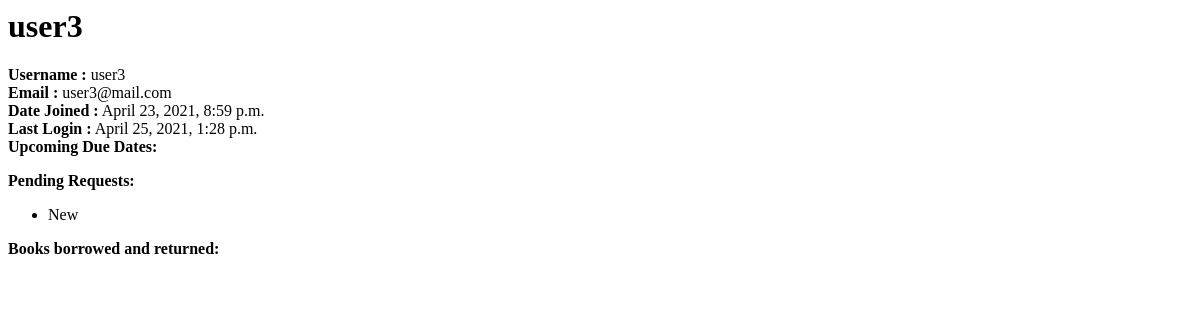
The app's page /profile/ (signed in), older data.
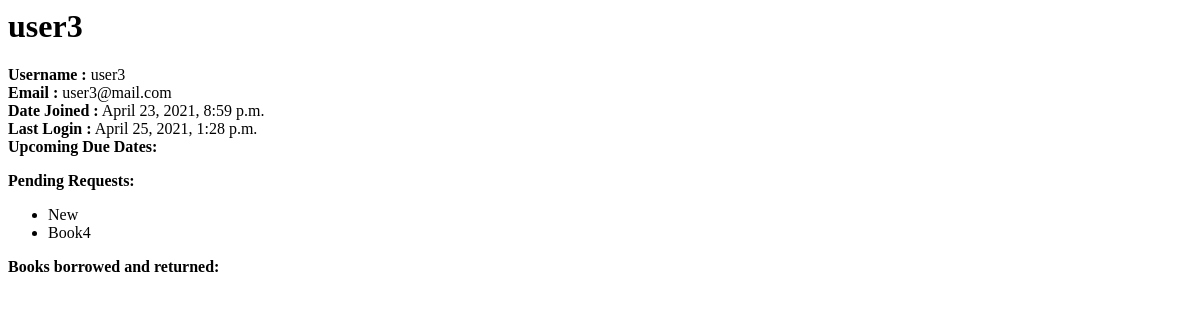
The same page, newer data.
### main/models.py (models this page shows, shortened)
class Request(models.Model):
    user = models.ForeignKey(User, on_delete = models.CASCADE,related_name = 'request', null = True)
    status = models.CharField(max_length = 20)
    r_date = models.DateField(null = True)
    d_date = models.DateField(null = True)
    book = models.CharField(max_length = 200)

### main/views.py (the view)
# urls.py: path("profile/", views.profile, name="profile"),
def profile(response):
	if response.user.is_authenticated:
		return render(response, "main/profile.html", {"user": response.user})
	else:
		return HttpResponseRedirect("/login")

### main/templates/main/profile.html (shortened to what this page needs)
{% extends 'main/base.html' %}
{% block content %}
<div>
    <h1>{{user}}</h1>
    <b>Username :</b> {{user.username}} <br>
    <b>Email :</b> {{user.email}} <br>
    <b>Date Joined :</b> {{user.date_joined}} <br>
    <b>Last Login :</b> {{user.last_login}} <br>
    <b>Upcoming Due Dates:</b> <br>
    <b>Pending Requests:</b> <br>
    <ul>
        {% for request in user.request.all %}
        {% if request.status == "Pending" %}
            <li>
                {{request.book}}
            </li>
        {% endif %}
    {% endfor %}
    </ul>
    <b>Books borrowed and returned: <br>
</div>
{% endblock %}

Row changes from the older to the newer data that the page shows:
added Request: book "Book4"
